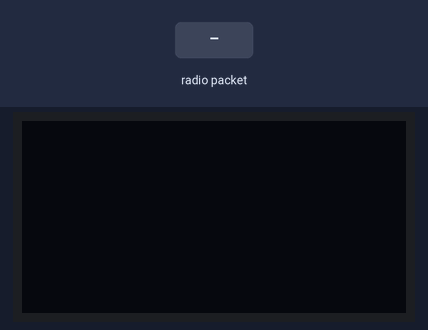
A sketch run on a simulated Arduino Uno, built with avr-gcc and run on an emulated ATmega328P. On the bench: 128×64 one-colour display. Inputs (shaded band) come from the test bench. No radio packets arrive unless stated; what the sketch prints to the serial monitor is not drawn.

Above: at 1.2 s.
1.3 s: radio packet "1" arrives
At 2.9 s:
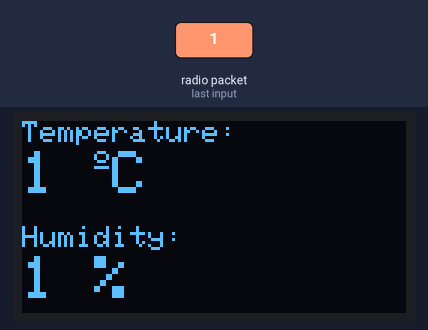
3.8 s: radio packet "0" arrives
At 5.9 s:
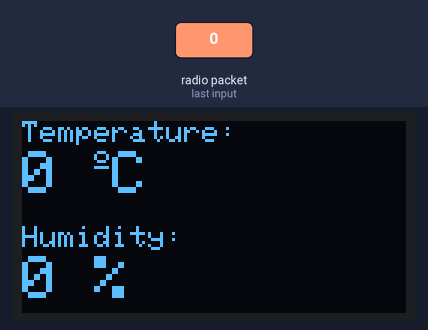
6.3 s: radio packet "2" arrives
At 7.7 s:
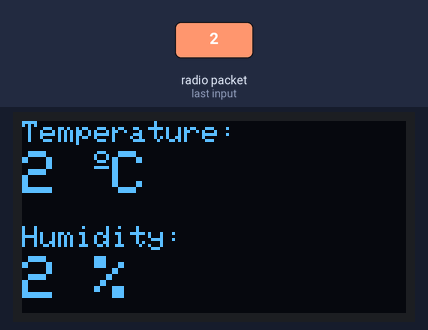
Timing chart, 0 to 9.3 s (numbered marks = the images above; inputs shaded):
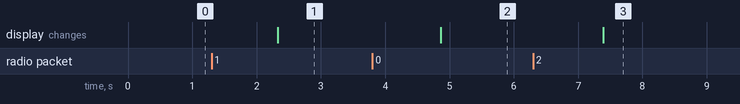

Measured:
- after the input at 1.3 s, the display: changes after 1.0 s (image 1)
- after the input at 3.8 s, the display: changes after 1.1 s (image 2)
- after the input at 6.3 s, the display: changes after 1.1 s (image 3)

The sketch:

dhtreceiver.ino
```cpp
#include <SPI.h>
#include <LoRa.h>
#include <Adafruit_Sensor.h>
#include <Adafruit_GFX.h>
#include <Adafruit_SSD1306.h>


#define ss 15
#define rst 16
#define dio0 4

#define SCREEN_WIDTH 128 // OLED display width, in pixels
#define SCREEN_HEIGHT 64 // OLED display height, in pixels
#define OLED_RESET -1 // Reset pin # (or -1 if sharing Arduino reset pin)
Adafruit_SSD1306 display(SCREEN_WIDTH, SCREEN_HEIGHT, &Wire, OLED_RESET);

String counter;

String temperature;
String humidity;

void setup() {
  Serial.begin(115200);

  while (!Serial);

  Serial.println("LoRa Receiver");

  LoRa.setPins(ss, rst, dio0);

  if (!LoRa.begin(433E6)) {
    Serial.println("Starting LoRa failed!");
    while (1);
  }
  display.begin(SSD1306_SWITCHCAPVCC, 0x3C); //initialize with the I2C addr 0x3C (128x64)
  display.clearDisplay();
  display.setTextColor(WHITE);
}

void loop() {

  // try to parse packet
  int  pos2, pos3;
  int packetSize = LoRa.parsePacket();
  if (packetSize)
  {
    // received a packet
    Serial.print("Received packet:  ");
    String LoRaData = LoRa.readString();
    Serial.print(LoRaData);
    // read packet
    while (LoRa.available()) {
      Serial.print((char)LoRa.read());
    }
    // print RSSI of packet
    Serial.print("' with RSSI ");
    Serial.println(LoRa.packetRssi());


     pos2 = LoRaData.indexOf('@');
    pos3 = LoRaData.indexOf('$');

    counter = LoRaData.substring(0, pos2);

    temperature = LoRaData.substring(pos2 + 1, pos3);
    humidity = LoRaData.substring(pos3 + 1, LoRaData.length());


    Serial.print(F("Packet No = "));
    Serial.println(counter);


    Serial.print(F("Temperature: "));
    Serial.print(temperature);
    Serial.println(F("°C"));

    Serial.print(F("Humidity = "));
    Serial.print(humidity);
    Serial.println(F("%"));


    Serial.println();
     display.clearDisplay();
  // display temperature
  display.setTextSize(1);
  display.setCursor(0, 0);
  display.print("Temperature: ");
  display.setTextSize(2);
  display.setCursor(0, 10);
  display.print(temperature);
  display.print(" ");
  display.setTextSize(1);
  display.cp437(true);
  display.write(167);
  display.setTextSize(2);
  display.print("C");
  // display humidity
  display.setTextSize(1);
  display.setCursor(0, 35);
  display.print("Humidity: ");
  display.setTextSize(2);
  display.setCursor(0, 45);
  display.print(humidity);
  display.print(" %");
  display.display();
  delay(1500);
}
}


   
```
